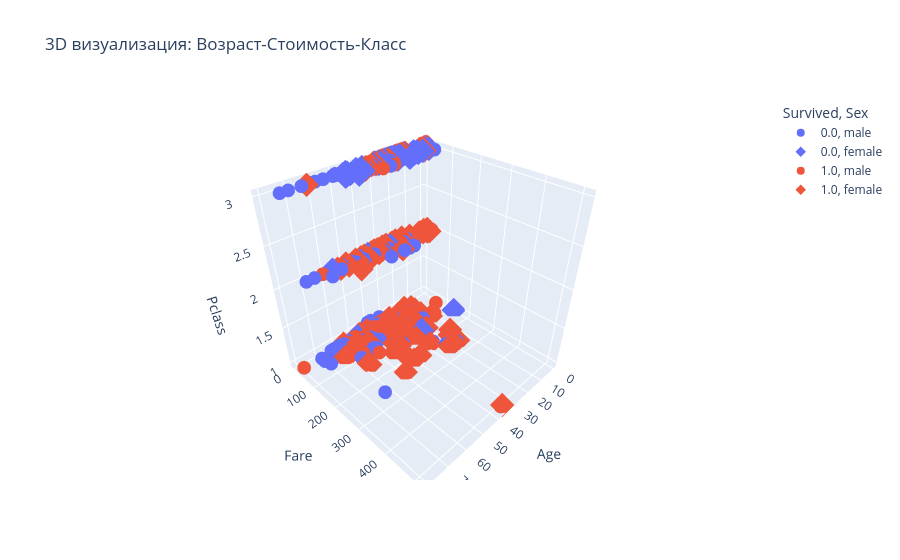

Notebook cell for this chart:
### Markdown cell above
#### 9. 3D Scatter plot (интерактивный)

### Code cell
fig9 = px.scatter_3d(combined_df.dropna(subset=['Age', 'Fare', 'Pclass']),
                    x='Age', y='Fare', z='Pclass',
                    color='Survived', symbol='Sex',
                    title='3D визуализация: Возраст-Стоимость-Класс',
                    hover_data=['Name'])
fig9.show()

### Figure 1 — Plotly figure (JSON) as saved in the notebook; plotly's stock layout.template omitted (floating-point values rounded to 4 significant figures; data arrays with more than 128 entries replaced by an {"elided": "..."} marker saying what was removed)
{"data": [{"customdata": {"elided": "360x1 str values"}, "hovertemplate": "Survived=0.0<br>Sex=male<br>Age=%{x}<br>Fare=%{y}<br>Pclass=%{z}<br>Name=%{customdata[0]}<extra></extra>", "legendgroup": "0.0, male", "marker": {"color": "#636efa", "symbol": "circle"}, "mode": "markers", "name": "0.0, male", "scene": "scene", "showlegend": true, "type": "scatter3d", "x": {"elided": "360 float values"}, "y": {"elided": "360 float values"}, "z": {"elided": "360 int values"}}, {"customdata": [["Vestrom, Miss. Hulda Amanda Adolfina"], ["Vander Planke, Mrs. Julius (Emelia Maria Vandemoortele)"], ["Palsson, Miss. Torborg Danira"], ["Vander Planke, Miss. Augusta Maria"], ["Ahlin, Mrs. Johan (Johanna Persdotter Larsson)"], ["Turpin, Mrs. William John Robert (Dorothy Ann Wonnacott)"], ["Arnold-Franchi, Mrs. Josef (Josefine Franchi)"], ["Goodwin, Miss. Lillian Amy"], ["Petranec, Miss. Matilda"], ["Zabour, Miss. Hileni"], ["Jussila, Miss. Katriina"], ["Attalah, Miss. Malake"], ["Andersson, Miss. Ellis Anna Maria"], ["Robins, Mrs. Alexander A (Grace Charity Laury)"], ["Ford, Miss. Robina Maggie \"Ruby\""], ["Skoog, Mrs. William (Anna Bernhardina Karlsson)"], ["Isham, Miss. Ann Elizabeth"], ["Yrois, Miss. Henriette (\"Mrs Harbeck\")"], ["Strom, Miss. Telma Matilda"], ["Lindahl, Miss. Agda Thorilda Viktoria"], ["Strom, Mrs. Wilhelm (Elna Matilda Persson)"], ["Rosblom, Mrs. Viktor (Helena Wilhelmina)"], ["Lindblom, Miss. Augusta Charlotta"], ["Haas, Miss. Aloisia"], ["Allison, Miss. Helen Loraine"], ["Lahtinen, Mrs. William (Anna Sylfven)"], ["Funk, Miss. Annie Clemmer"], ["Barbara, Mrs. (Catherine David)"], ["Palsson, Miss. Stina Viola"], ["Olsson, Miss. Elina"], ["Jussila, Miss. Mari Aina"], ["Oreskovic, Miss. Marija"], ["Van Impe, Miss. Catharina"], ["Danbom, Mrs. Ernst Gilbert (Anna Sigrid Maria Brogren)"], ["Ford, Miss. Doolina Margaret \"Daisy\""], ["Strandberg, Miss. Ida Sofia"], ["Allison, Mrs. Hudson J C (Bessie Waldo Daniels)"], ["Canavan, Miss. Mary"], ["Laitinen, Miss. Kristina Sofia"], ["Cacic, Miss. Marija"], ["Andersson, Miss. Ingeborg Constanzia"], ["Andersson, Miss. Sigrid Elisabeth"], ["Palsson, Mrs. Nils (Alma Cornelia Berglund)"], ["Andersson, Mrs. Anders Johan (Alfrida Konstantia Brogren)"], ["Lobb, Mrs. William Arthur (Cordelia K Stanlick)"], ["Skoog, Miss. Mabel"], ["Panula, Mrs. Juha (Maria Emilia Ojala)"], ["Skoog, Miss. Margit Elizabeth"], ["Hegarty, Miss. Hanora \"Nora\""], ["Bourke, Mrs. John (Catherine)"], ["Goodwin, Mrs. Frederick (Augusta Tyler)"], ["Barbara, Miss. Saiide"], ["Ilmakangas, Miss. Pieta Sofia"], ["Ford, Mrs. Edward (Margaret Ann Watson)"], ["Mangan, Miss. Mary"], ["Mack, Mrs. (Mary)"], ["Van Impe, Mrs. Jean Baptiste (Rosalie Paula Govaert)"], ["Pettersson, Miss. Ellen Natalia"], ["Andersson, Miss. Ebba Iris Alfrida"], ["Heininen, Miss. Wendla Maria"], ["Boulos, Miss. Nourelain"], ["Carter, Mrs. Ernest Courtenay (Lilian Hughes)"], ["Dahlberg, Miss. Gerda Ulrika"], ["Rice, Mrs. William (Margaret Norton)"]], "hovertemplate": "Survived=0.0<br>Sex=female<br>Age=%{x}<br>Fare=%{y}<br>Pclass=%{z}<br>Name=%{customdata[0]}<extra></extra>", "legendgroup": "0.0, female", "marker": {"color": "#636efa", "symbol": "diamond"}, "mode": "markers", "name": "0.0, female", "scene": "scene", "showlegend": true, "type": "scatter3d", "x": [14.0, 31.0, 8.0, 18.0, 40.0, 27.0, 18.0, 16.0, 28.0, 14.5, 20.0, 17.0, 2.0, 47.0, 9.0, 45.0, 50.0, 24.0, 2.0, 25.0, 29.0, 41.0, 45.0, 24.0, 2.0, 26.0, 38.0, 45.0, 3.0, 31.0, 21.0, 20.0, 10.0, 28.0, 21.0, 22.0, 25.0, 21.0, 37.0, 30.0, 9.0, 11.0, 29.0, 39.0, 26.0, 9.0, 41.0, 2.0, 18.0, 32.0, 43.0, 18.0, 25.0, 48.0, 30.5, 57.0, 30.0, 18.0, 6.0, 23.0, 9.0, 44.0, 22.0, 39.0], "y": [7.854, 18.0, 21.07, 18.0, 9.475, 21.0, 17.8, 46.9, 7.896, 14.45, 9.825, 14.46, 31.27, 14.5, 34.38, 27.9, 28.71, 13.0, 10.46, 7.775, 10.46, 20.21, 7.75, 8.85, 151.6, 26.0, 13.0, 14.45, 21.07, 7.854, 9.825, 8.662, 24.15, 14.4, 34.38, 9.838, 151.6, 7.75, 9.588, 8.662, 31.27, 31.27, 21.07, 31.27, 16.1, 27.9, 39.69, 27.9, 6.75, 15.5, 46.9, 14.45, 7.925, 34.38, 7.75, 10.5, 24.15, 7.775, 31.27, 7.925, 15.25, 26.0, 10.52, 29.12], "z": [3, 3, 3, 3, 3, 2, 3, 3, 3, 3, 3, 3, 3, 3, 3, 3, 1, 2, 3, 3, 3, 3, 3, 3, 1, 2, 2, 3, 3, 3, 3, 3, 3, 3, 3, 3, 1, 3, 3, 3, 3, 3, 3, 3, 3, 3, 3, 3, 3, 3, 3, 3, 3, 3, 3, 2, 3, 3, 3, 3, 3, 2, 3, 3]}, {"customdata": [["Beesley, Mr. Lawrence"], ["Sloper, Mr. William Thompson"], ["Bing, Mr. Lee"], ["Caldwell, Master. Alden Gates"], ["Sheerlinck, Mr. Jan Baptist"], ["Greenfield, Mr. William Bertram"], ["Nicola-Yarred, Master. Elias"], ["Madsen, Mr. Fridtjof Arne"], ["Andersson, Mr. August Edvard (\"Wennerstrom\")"], ["Goldsmith, Master. Frank John William \"Frankie\""], ["Becker, Master. Richard F"], ["Romaine, Mr. Charles Hallace (\"Mr C Rolmane\")"], ["Navratil, Master. Michel M"], ["Cohen, Mr. Gurshon \"Gus\""], ["Albimona, Mr. Nassef Cassem"], ["Blank, Mr. Henry"], ["Sunderland, Mr. Victor Francis"], ["Hoyt, Mr. Frederick Maxfield"], ["Mellors, Mr. William John"], ["Beckwith, Mr. Richard Leonard"], ["Asplund, Master. Edvin Rojj Felix"], ["Persson, Mr. Ernst Ulrik"], ["Tornquist, Mr. William Henry"], ["Dorking, Mr. Edward Arthur"], ["de Mulder, Mr. Theodore"], ["Hosono, Mr. Masabumi"], ["Allison, Master. Hudson Trevor"], ["Dahl, Mr. Karl Edwart"], ["Navratil, Master. Edmond Roger"], ["Coutts, Master. William Loch \"William\""], ["Harder, Mr. George Achilles"], ["Carter, Mr. William Ernest"], ["Jansson, Mr. Carl Olof"], ["Niskanen, Mr. Juha"], ["Richards, Master. William Rowe"], ["Sundman, Mr. Johan Julian"], ["Pickard, Mr. Berk (Berk Trembisky)"], ["Bjornstrom-Steffansson, Mr. Mauritz Hakan"], ["Dodge, Master. Washington"], ["Seward, Mr. Frederic Kimber"], ["Peuchen, Major. Arthur Godfrey"], ["Goldenberg, Mr. Samuel L"], ["Jalsevac, Mr. Ivan"], ["Anderson, Mr. Harry"], ["Bishop, Mr. Dickinson H"], ["Coutts, Master. Eden Leslie \"Neville\""], ["Lang, Mr. Fang"], ["Daly, Mr. Eugene Patrick"], ["McGough, Mr. James Robert"], ["Beane, Mr. Edward"], ["Davies, Master. John Morgan Jr"], ["Thayer, Mr. John Borland Jr"], ["Leeni, Mr. Fahim (\"Philip Zenni\")"], ["Jonsson, Mr. Carl"], ["Harris, Mr. George"], ["Flynn, Mr. John Irwin (\"Irving\")"], ["Jussila, Mr. Eiriik"], ["Frolicher-Stehli, Mr. Maxmillian"], ["Duff Gordon, Sir. Cosmo Edmund (\"Mr Morgan\")"], ["Homer, Mr. Harry (\"Mr E Haven\")"], ["Daniel, Mr. Robert Williams"], ["Kimball, Mr. Edwin Nelson Jr"], ["Nakid, Mr. Sahid"], ["Barkworth, Mr. Algernon Henry Wilson"], ["Stahelin-Maeglin, Dr. Max"], ["Harper, Mr. Henry Sleeper"], ["Simonius-Blumer, Col. Oberst Alfons"], ["Frauenthal, Dr. Henry William"], ["Lindqvist, Mr. Eino William"], ["Wilhelms, Mr. Charles"], ["Cardeza, Mr. Thomas Drake Martinez"], ["Hassab, Mr. Hammad"], ["Dick, Mr. Albert Adrian"], ["Silverthorne, Mr. Spencer Victor"], ["Calderhead, Mr. Edward Pennington"], ["Taylor, Mr. Elmer Zebley"], ["Chambers, Mr. Norman Campbell"], ["Lesurer, Mr. Gustave J"], ["Stranden, Mr. Juho"], ["Moor, Master. Meier"], ["Hamalainen, Master. Viljo"], ["Barah, Mr. Hanna Assi"], ["Dean, Master. Bertram Vere"], ["Carter, Master. William Thornton II"], ["Thomas, Master. Assad Alexander"], ["Hedman, Mr. Oskar Arvid"], ["Lulic, Mr. Nikola"], ["Mallet, Master. Andre"], ["Richards, Master. George Sibley"], ["Chip, Mr. Chang"], ["Daly, Mr. Peter Denis "], ["Johnson, Master. Harold Theodor"], ["Behr, Mr. Karl Howell"]], "hovertemplate": "Survived=1.0<br>Sex=male<br>Age=%{x}<br>Fare=%{y}<br>Pclass=%{z}<br>Name=%{customdata[0]}<extra></extra>", "legendgroup": "1.0, male", "marker": {"color": "#EF553B", "symbol": "circle"}, "mode": "markers", "name": "1.0, male", "scene": "scene", "showlegend": true, "type": "scatter3d", "x": [34.0, 28.0, 32.0, 0.83, 29.0, 23.0, 12.0, 24.0, 27.0, 9.0, 1.0, 45.0, 3.0, 18.0, 26.0, 40.0, 16.0, 38.0, 19.0, 37.0, 3.0, 25.0, 25.0, 19.0, 30.0, 42.0, 0.92, 45.0, 2.0, 3.0, 25.0, 36.0, 21.0, 39.0, 3.0, 44.0, 32.0, 28.0, 4.0, 34.0, 52.0, 49.0, 29.0, 48.0, 25.0, 9.0, 26.0, 29.0, 36.0, 32.0, 8.0, 17.0, 22.0, 32.0, 62.0, 36.0, 32.0, 60.0, 49.0, 35.0, 27.0, 42.0, 20.0, 80.0, 32.0, 48.0, 56.0, 50.0, 20.0, 31.0, 36.0, 27.0, 31.0, 35.0, 42.0, 48.0, 27.0, 35.0, 31.0, 6.0, 0.67, 20.0, 1.0, 11.0, 0.42, 27.0, 27.0, 1.0, 0.83, 32.0, 51.0, 4.0, 26.0], "y": [13.0, 35.5, 56.5, 29.0, 9.5, 63.36, 11.24, 7.142, 7.796, 20.52, 39.0, 26.55, 26.0, 8.05, 18.79, 31.0, 8.05, 90.0, 10.5, 52.55, 31.39, 7.775, 0.0, 8.05, 9.5, 13.0, 151.6, 8.05, 26.0, 15.9, 55.44, 120.0, 7.796, 7.925, 18.75, 7.925, 8.05, 26.55, 81.86, 26.55, 30.5, 89.1, 7.896, 26.55, 91.08, 15.9, 56.5, 7.75, 26.29, 26.0, 36.75, 110.9, 7.225, 7.854, 10.5, 26.39, 7.925, 79.2, 56.93, 26.55, 30.5, 52.55, 15.74, 30.0, 30.5, 76.73, 35.5, 133.7, 7.925, 13.0, 512.3, 76.73, 57.0, 26.29, 26.29, 52.0, 53.1, 512.3, 7.925, 12.47, 14.5, 7.229, 20.57, 120.0, 8.517, 6.975, 8.662, 37.0, 18.75, 56.5, 26.55, 11.13, 30.0], "z": [2, 1, 3, 2, 3, 1, 3, 3, 3, 3, 2, 1, 2, 3, 3, 1, 3, 1, 2, 1, 3, 3, 3, 3, 3, 2, 1, 3, 2, 3, 1, 1, 3, 3, 2, 3, 3, 1, 1, 1, 1, 1, 3, 1, 1, 3, 3, 3, 1, 2, 2, 1, 3, 3, 2, 1, 3, 1, 1, 1, 1, 1, 3, 1, 1, 1, 1, 1, 3, 2, 1, 1, 1, 1, 1, 1, 1, 1, 3, 3, 2, 3, 3, 1, 3, 3, 3, 2, 2, 3, 1, 3, 1]}, {"customdata": {"elided": "197x1 str values"}, "hovertemplate": "Survived=1.0<br>Sex=female<br>Age=%{x}<br>Fare=%{y}<br>Pclass=%{z}<br>Name=%{customdata[0]}<extra></extra>", "legendgroup": "1.0, female", "marker": {"color": "#EF553B", "symbol": "diamond"}, "mode": "markers", "name": "1.0, female", "scene": "scene", "showlegend": true, "type": "scatter3d", "x": {"elided": "197 float values"}, "y": {"elided": "197 float values"}, "z": {"elided": "197 int values"}}], "layout": {"autosize": true, "legend": {"title": {"text": "Survived, Sex"}, "tracegroupgap": 0}, "scene": {"aspectmode": "auto", "aspectratio": {"x": 1, "y": 1, "z": 1}, "domain": {"x": [0, 1], "y": [0, 1]}, "xaxis": {"title": {"text": "Age"}, "type": "linear"}, "yaxis": {"title": {"text": "Fare"}, "type": "linear"}, "zaxis": {"title": {"text": "Pclass"}, "type": "linear"}}, "title": {"text": "3D визуализация: Возраст-Стоимость-Класс"}}}
